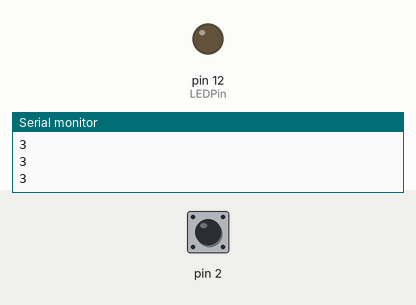
This sketch was run on a simulated Arduino Uno, built with avr-gcc and run on an emulated ATmega328P. Shown: output pins drawn as LEDs (lit = HIGH), the last lines printed to the serial monitor. Inputs (shaded band) come from the test bench; at power-on: pin 2 HIGH.

Above: at 1.2 s.
1.3 s: pin 2 pulled LOW for 0.15 s
At 1.38 s:
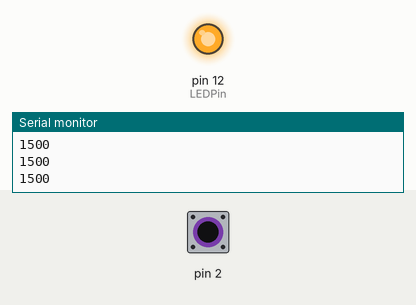
2.9 s: pin 2 pulled LOW for 3.2 s
At 7.1 s:
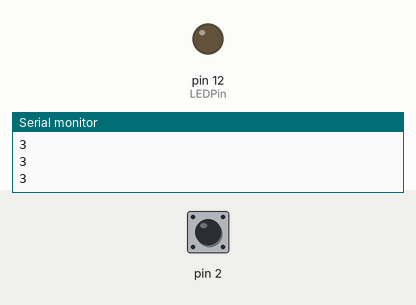
Timing chart, 0 to 8.6 s (numbered marks = the images above; inputs shaded):
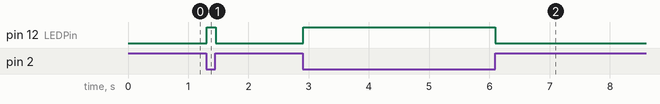

The sketch:

project-13-touchy-feely-lamp.ino
```cpp
#include <CapacitiveSensor.h>
CapacitiveSensor capSensor = CapacitiveSensor(4, 2);

int threshold = 190;
const int LEDPin = 12;

void setup() {
  // put your setup code here, to run once:
  Serial.begin(9600);
  pinMode(LEDPin, OUTPUT);
}

void loop() {
  // put your main code here, to run repeatedly:
  long sensorValue = capSensor.capacitiveSensor(10);
  Serial.println(sensorValue);

  digitalWrite(LEDPin, sensorValue > threshold ? HIGH : LOW);

  delay(10);
}
```

Measured:
- after the input at 1.3 s, pin 12 (LEDPin): LOW → HIGH at once, → LOW 0.15 s later
- after the input at 2.9 s, pin 12 (LEDPin): LOW → HIGH at once, → LOW 3.2 s later
